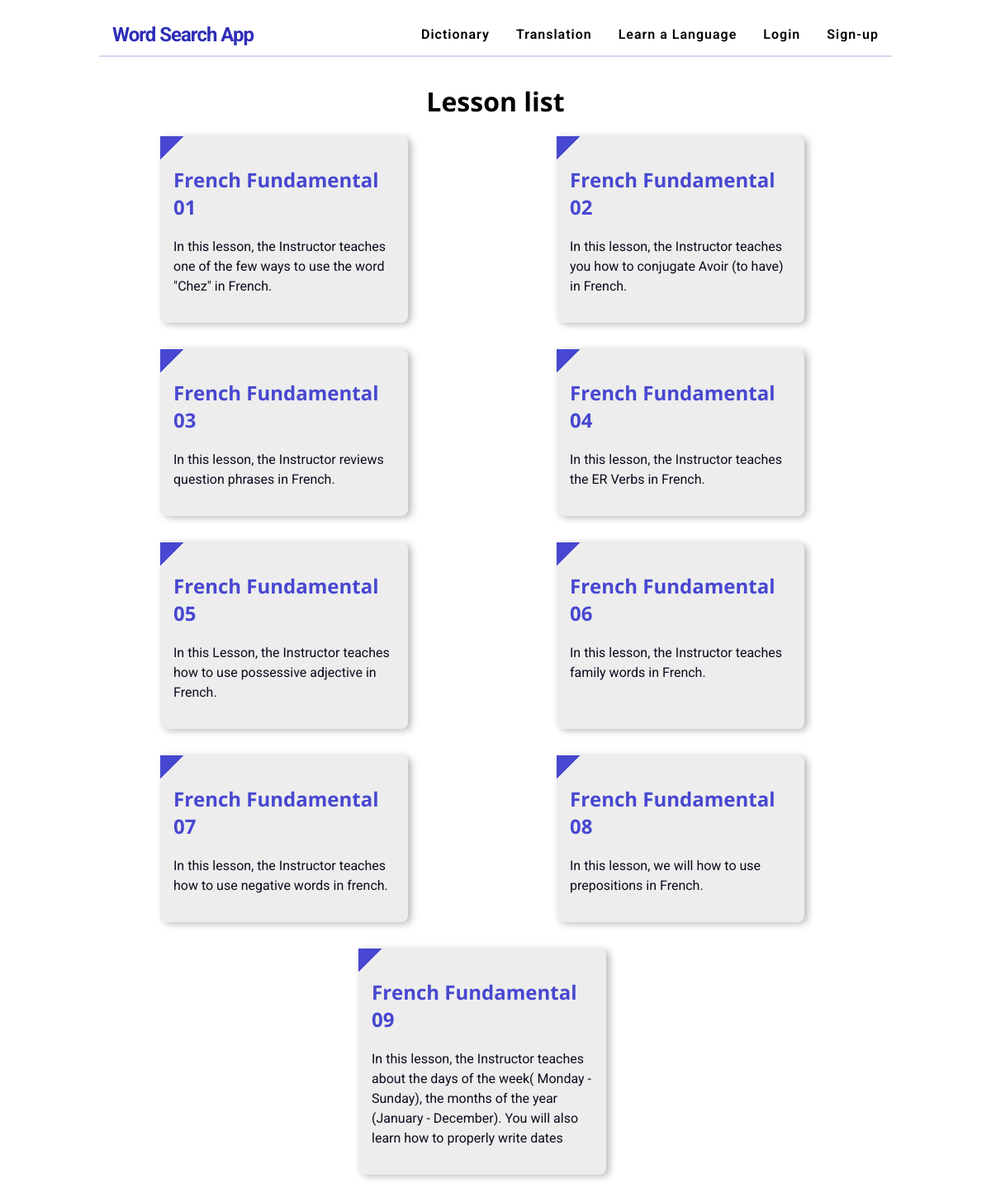
/curriculum/2/french_fundamental/, run on the app's committed database.
### curriculum/models.py (models this page shows, shortened)
class Lesson(models.Model):
    lesson_id = models.CharField(max_length=100, unique=True)
    Standard = models.ForeignKey(Standard, on_delete=models.CASCADE)
    created_by = models.ForeignKey(User,on_delete=models.CASCADE)
    created_at = models.DateTimeField(auto_now_add=True)
    subject = models.ForeignKey(Subject, on_delete=models.CASCADE,related_name='lessons')
    name = models.CharField(max_length=250)
    position = models.PositiveSmallIntegerField(verbose_name="Chapter no.")
    slug = models.SlugField(null=True, blank=True)
    video = models.CharField(max_length=500, blank=True)
    description = models.TextField(max_length=500,blank=True)
    file_object = open("Curriculum_model_log.txt", 'a+')
    logger.log(file_object, 'Created lesson table ', 'Info')
    class Meta:
        ordering = ['position']

### curriculum/views.py (the view)
# urls.py: path('<str:standard>/<slug:slug>/', views.LessonListView.as_view(), name='lesson_list'),
class LessonListView(DetailView):
    context_object_name = 'subjects'
    file_object = open("Curriculum_log.txt", 'a+')
    logger.log(file_object, 'Shows the name of the lessons of particuluar subject ', 'Info')
    model = Subject
    template_name = 'curriculum/lesson_list_view.html'
    file_object.close()

### curriculum/templates/curriculum/lesson_list_view.html
{% extends 'Login/base.html' %}
{% load static %}
{% block content %}
  <main class="lesson-list">
    <h1>Lesson list</h1>
    <div class="lesson-list__container">
      {% for lesson in subjects.lessons.all %}
        <div class="lesson-list__block">
          <a href ="{% url 'curriculum:lesson_detail' slug=lesson.slug subject=subjects.slug standard=lesson.Standard.slug %}">
          <h2>
              {{lesson.name}}
          </h2>
          <p>{{lesson.description}}</p>
        </a>
        </div>
      {% endfor %}
    </div>
  </main>
{% endblock%}

### Login/static/Login/css/master.css (style rules this page uses)
* { box-sizing: border-box; }
html { scroll-behavior: smooth; }
body { margin: 0; font-family: "Roboto", sans-serif; font-weight: 400; }
h1, h2 { font-family: "Open Sans", sans-serif; }
a { color: inherit; display: inline-block; text-decoration: none; }
.standard-list, .lesson-list, .subject-list { text-align: center; width: 80%; margin: 2rem auto; }
.standard-list__container, .lesson-list__container, .subject-list__container { text-align: left; display: flex; flex-wrap: wrap; }
.standard-list__block, .lesson-list__block, .subject-list__block { max-width: 300px; background-color: rgba(26, 26, 26, 0.08); background: linear-gradient(135deg, #4747d1 0px, #4747d1 20px, rgba(26, 26, 26, 0.08) 20px); margin: 0 2rem 2rem 0; padding: 1rem; border-radius: 0 0.5rem 0.5rem; box-shadow: 4px 2px 8px rgba(26, 26, 26, 0.3); transition: 0.3s linear all; }
.standard-list__block a, .lesson-list__block a, .subject-list__block a { text-decoration: none; }
.standard-list__block h2, .lesson-list__block h2, .subject-list__block h2 { color: #4747d1; }
.standard-list__block p, .lesson-list__block p, .subject-list__block p { line-height: 1.5; color: #0c0c1d; }
.lesson-list__container { justify-content: space-around; }

### data on the page
Lesson: name "French Fundamental 01", description "In this lesson, the Instructor teaches one of the few ways to use the word \"Chez\" in French."
Lesson: name "French Fundamental 02", description "In this lesson, the Instructor teaches you how to conjugate Avoir (to have) in French."
Lesson: name "French Fundamental 03", description "In this lesson, the Instructor reviews question phrases in French."
Lesson: name "French Fundamental 04", description "In this lesson, the Instructor teaches the ER Verbs in French."
Lesson: name "French Fundamental 05", description "In this Lesson, the Instructor teaches how to use possessive adjective in French."
Lesson: name "French Fundamental 06", description "In this lesson, the Instructor teaches family words in French."
Lesson: name "French Fundamental 07", description "In this lesson, the Instructor teaches how to use negative words in french."
Lesson: name "French Fundamental 08", description "In this lesson, we will how to use prepositions in French."
Lesson: name "French Fundamental 09", description "In this lesson, the Instructor teaches about the days of the week( Monday - Sunday), the months of the year (January - December). You will also learn how to properly write dates"
